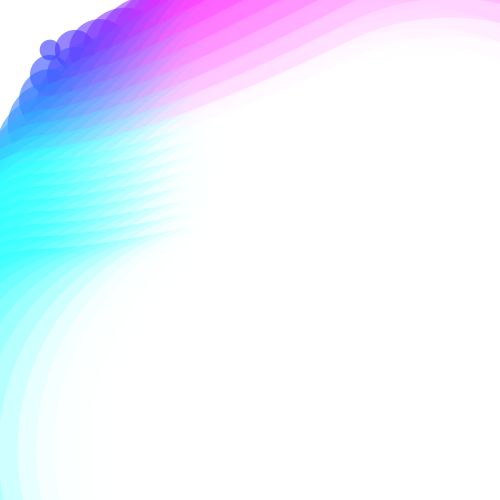
Frame 1 (no input)
Frame 60 (the mouse pressed at the canvas centre just before this capture): identical to frame 1, image omitted
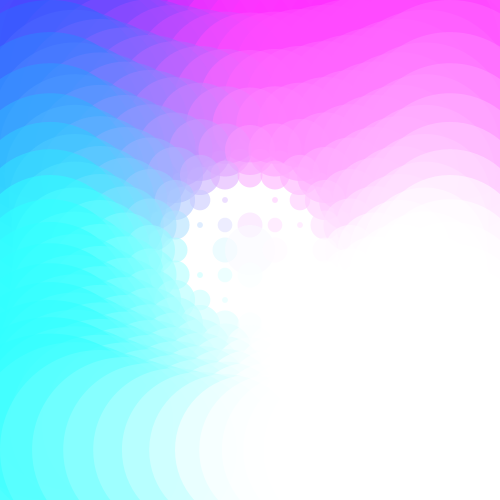
Frame 120 (the mouse held since frame 60 and released just before this capture)

The Processing sketch that drew these frames (run headless with seeded random() and noise(); from frame 60 on, the mouse is pressed at the canvas centre):

// Processing sketch: processing_3720
// ── processing_3720.pde

float margen, top;  
  
void setup(){  
  margen = 50;  
  top = 25;  
  size(500, 500);  
  smooth();  
  stroke(15);  
}  
  
  
void draw(){  
  background(255);  
  for(float y =margen; y <= height-margen; y += top){  
    for(float x = margen; x <= width-margen; x += top){  
      float d;   
      d = 50 - sqrt((mouseX - x)*(mouseX - x) + (mouseY - y)*(mouseY - y));  
      

noStroke(); 
      fill(x,y, 255, 150); 
       float value = d; 
      map(d,5,850,90,width);  
      ellipse(x,y,d,d); 
      fill(70,100,d); 
      stroke(10,30,140,d); 
      fill(70,150,253,d);  
      strokeWeight(2); 

      strokeWeight(2); 
      stroke(5); 
      fill(230,10,50,d);

   

 
    } 
  } 
} 
void mousePressed(){  
  println("vertex("+mouseX+", "+mouseY+");");  
}  


       
       
